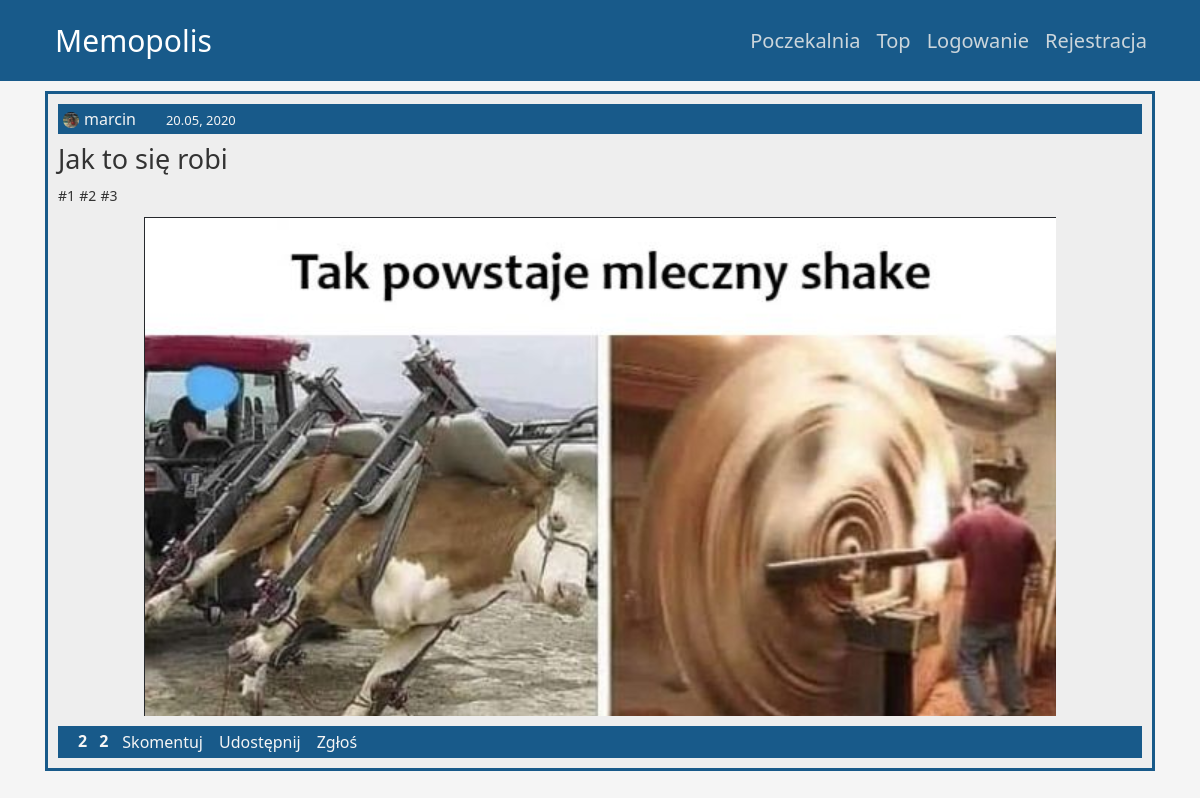
The page /meme/3 on the database as committed earlier.
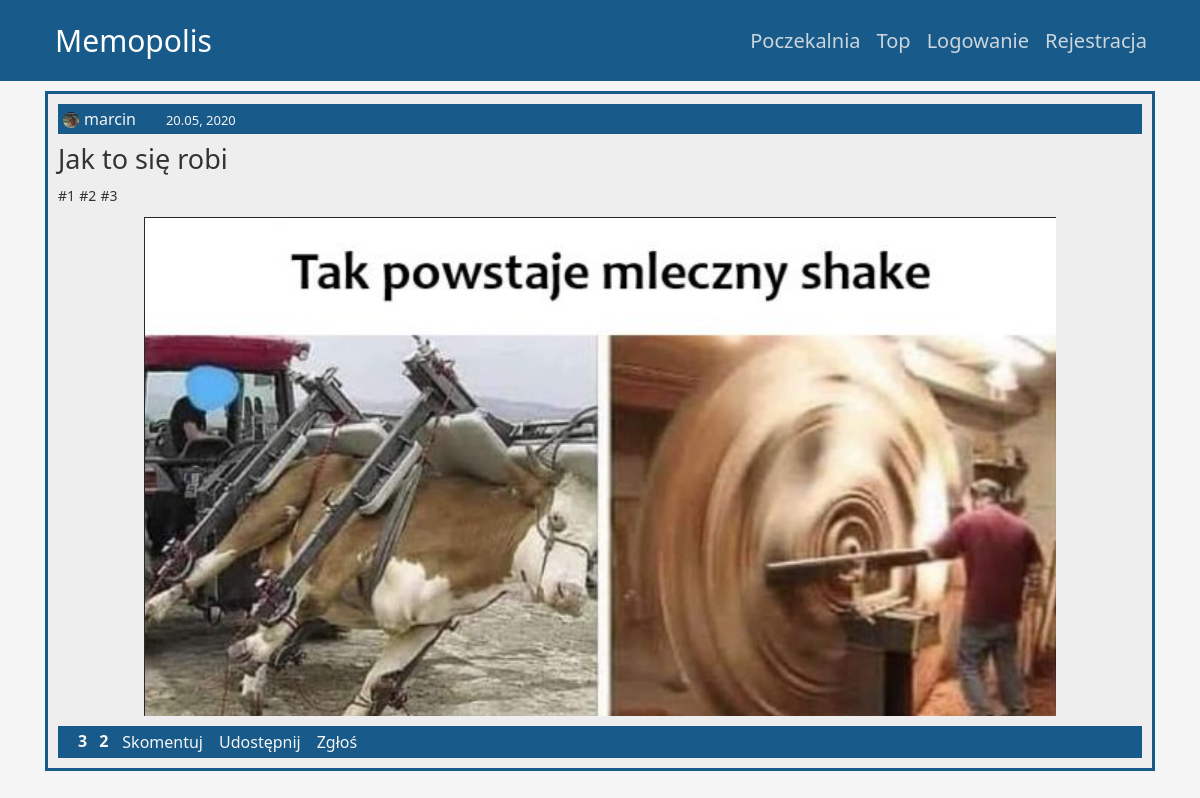
The same page on the database as committed later.
### memopolis/models.py (models this page shows, shortened)
class Meme(models.Model):
    author = models.ForeignKey(User, on_delete=models.CASCADE)
    title = models.CharField(max_length=40)
    tag1 = models.CharField(max_length=10,null=True)
    tag2 = models.CharField(max_length=10,null=True)
    tag3 = models.CharField(max_length=10,null=True)
    image = models.ImageField(blank=True, null=True)
    date_posted = models.DateTimeField(default=timezone.now)
    accepted = models.BooleanField(default=False)
    upvotes = models.IntegerField(default=0)
    downvotes = models.IntegerField(default=0)
    upvoted_by = models.TextField(default='n, n,')
    downvoted_by = models.TextField(default='n, n,')
    def __str__(self):
        return self.title

### users/models.py (models this page shows, shortened)
class Profile(models.Model):
    user = models.OneToOneField(User, on_delete=models.CASCADE)
    image = models.ImageField(default="default.png", upload_to="profile_pics")

### memopolis/views.py (the view, shortened to what this page needs)
# urls.py: path('meme/<int:pk>', MemeDetailView.as_view(), name="meme-detail"),
class MemeDetailView(DetailView):
    model = Meme
    def get_context_data(self, **kwargs):
        context = super().get_context_data(**kwargs)
        print(context)
        meme = context['meme']
        comments = Comment.objects.filter(belongs_to=meme)
        context['comments'] = comments
        return context

### memopolis/templates/memopolis/meme_detail.html (shortened to what this page needs)
{% extends "memopolis/base.html" %}
{% block content %}
<div class="detailMeme">
    <div class="meme">
        <div class="author">
            <div class="authorImg">
                <a>
                    <img class="rounded-circle small-img" src="{{ meme.author.profile.image.url }}">
                </a>
            </div>
            <div class="authorName">
                <a>{{ meme.author }}</a>
            </div>
            <div class="datePosted">
                <a>{{ meme.date_posted|date:"d.m, Y" }}</a>
            </div>
        </div>
        <div class="memeTitle">
            <a>{{ meme.title }}</a>
        </div>
        <div class="tags">
            {% if meme.tag1 %}
            <a>{{ meme.tag1 }}</a>
            {% endif %}
            {% if meme.tag2 %}
            <a>{{ meme.tag2 }}</a>
            {% endif %}
            {% if meme.tag3 %}
            <a>{{ meme.tag3 }}</a>
            {% endif %}
        </div>
        <div class="memeImg">
            <a>
                <img src="{{ meme.image.url }}">
            </a>
        </div>
        <div class="actions">
            <div class="votes">
                <form action="" method="post">
                    {% if user.is_authenticated %}
                    <button type="submit" name="{{ meme.pk }} {{ user.id }} up meme"
                        class="upvotes">{{ meme.upvotes }}</button>
                    {% else %}
                    <a class="upvotes">{{ meme.upvotes }}</a>
                    {% endif %}
                </form>
            </div>
            <div class="votes">
                <form action="" method="post">
                    {% if user.is_authenticated %}
                    <button type="submit" name="{{ meme.pk }} {{ user.id }} down meme"
                        class="downvotes">{{ meme.downvotes }}</button>
                    {% else %}
                    <a class="downvotes">{{ meme.downvotes }}</a>
                    {% endif %}
                </form>
            </div>
            <div class="act">
                <button class="comment">Skomentuj</button>
                <button class="share">Udostępnij</button>
                <button class="flag">Zgłoś</button>
            </div>
        </div>
    </div>
</div>
{% endblock content %}

Rows that differ between the two databases and show on the page:
changed Meme "Jak to się robi": upvotes "2" → "3"
